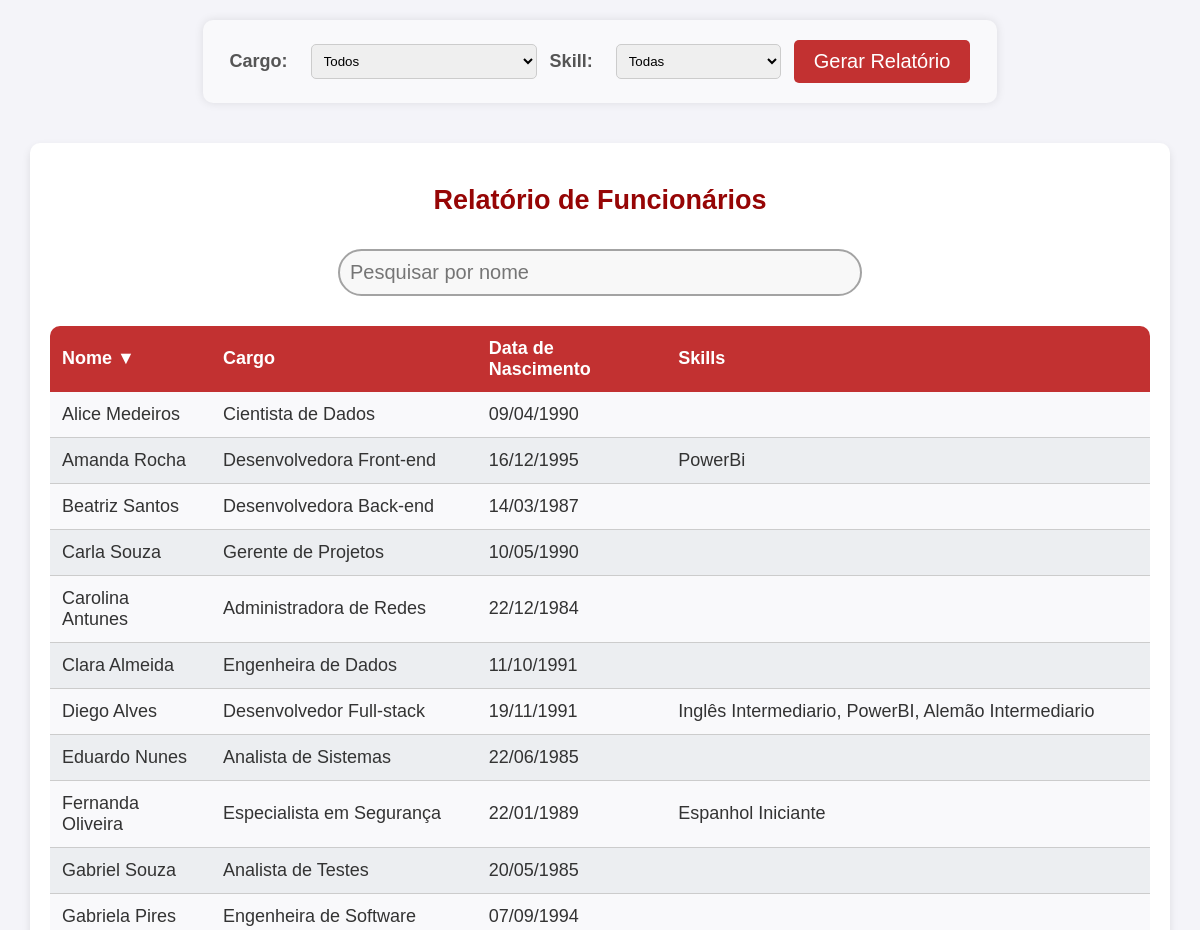
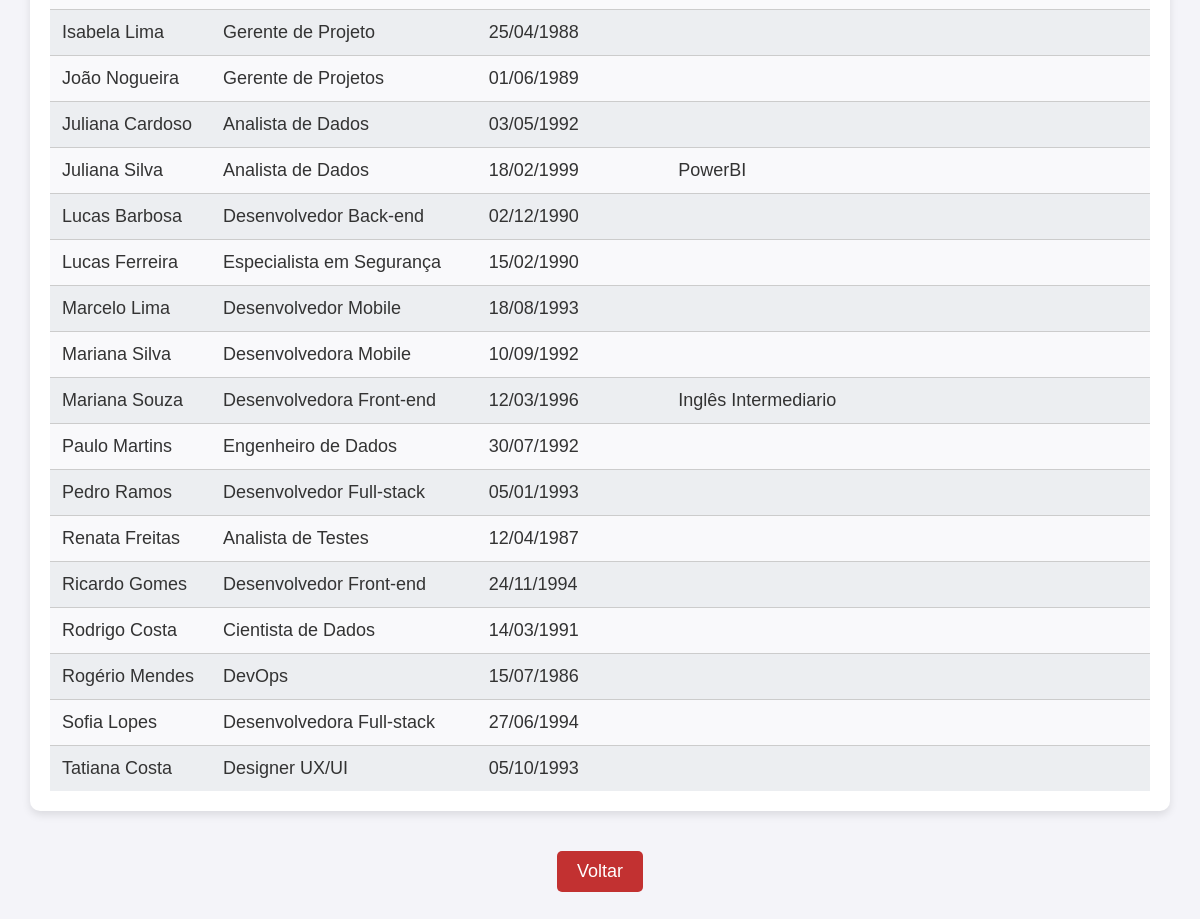
Screenshot of /relatorio/ (signed in) with the database file from the repository (2 pictures, top to bottom).
### app/models.py (models this page shows, shortened)
class Funcionario(models.Model):
    nome = models.CharField(max_length=100)
    cargo = models.CharField(max_length=50)
    data_nascimento = models.DateField()
    skills = models.ManyToManyField(Skill, blank=True)  # Relacionamento ManyToMany com Skill

class Skill(models.Model):
    nome = models.CharField(max_length=100)
    def __str__(self):
        return self.nome

### app/views.py (the view)
# urls.py: path('relatorio/', views.relatorio_dinamico, name='relatorio_dinamico'),
@login_required(login_url='login')
def relatorio_dinamico(request):
    cargo = request.GET.get('cargo')
    skill = request.GET.get('skill')
    funcionarios = Funcionario.objects.all()
    if cargo:
        funcionarios = funcionarios.filter(cargo=cargo)
    if skill:
        funcionarios = funcionarios.filter(skills__nome=skill)
    context = {
        'funcionarios': funcionarios,
        'cargos': Funcionario.objects.values_list('cargo', flat=True).distinct(),
        'skills': Skill.objects.all(),
    }
    return render(request, 'relatorio.html', context)

### app/templates/relatorio.html (shortened to what this page needs)
{% extends 'layout.html' %}
{% load static %}
{% block extrahead %}
    <link rel="stylesheet" href="{% static 'app/css/relatorio.css' %}">
{% endblock %}
{% block content %}
    <form class="formMain" method="get">
        <label for="cargo">Cargo:</label>
        <select name="cargo" id="cargo">
            <option value="">Todos</option>
        </select>
        <label for="skill">Skill:</label>
        <select name="skill" id="skill">
            <option value="">Todas</option>
        </select>
        <button type="submit">Gerar Relatório</button>
    </form>
    <div class="containerMain">
        <h2>Relatório de Funcionários</h2>
        <div class="tableDiv">
            <input class="searchBar" type="text" id="searchInput" onkeyup="filterTable()" placeholder="Pesquisar por nome">
            <table id="funcionariosTabela">
                <thead>
                    <tr class="columns">
                        <th id="th1" onclick="sortTable(0)">Nome &#9660;</th>
                        <th id="th2" onclick="sortTable(1)">Cargo &#9650;</th>
                        <th id="th3" onclick="sortTable(2)">Data de Nascimento &#9650;</th>
                        <th>Skills</th>
                    </tr>
                </thead>
                <tbody>
                    {% for funcionario in funcionarios %}
                        <tr class="valuesColumns">
                            <td>{{ funcionario.nome }}</td>
                            <td>{{ funcionario.cargo }}</td>
                            <td>{{ funcionario.data_nascimento|date:"d/m/Y" }}</td>
                            <td>{{ funcionario.skills.all|join:", " }}</td>
                        </tr>
                    {% empty %}
                        <tr class="valuesColumns">
                            <td style="text-align: center; color: gray" colspan="4">Nenhum funcionário encontrado.</td>
                        </tr>
                    {% endfor %}
                </tbody>
            </table>
        </div>
    </div>
    <a href="{% url 'main' %}">Voltar</a>
{% endblock %}

### app/static/app/css/relatorio.css (style rules this page uses)
body { font-family: 'Arial', sans-serif; background-color: #f4f4f9; margin: 20px; padding: 0; color: #333; display: flex; flex-direction: column; justify-content: center; align-items: center; font-size:18px; }
.containerMain { width: 1100px; margin: 20px auto; padding: 20px; background-color: #fff; border-radius: 10px; box-shadow: 0 4px 8px rgba(0, 0, 0, 0.1); }
h2 { text-align: center; color: #960505; }
.searchBar { display: flex; margin: auto; margin-top: 10px; margin-bottom: 30px; font-size: 20px; width: 100%; max-width: 500px; padding: 10px; background-color: rgb(248, 248, 248); border: 2px solid rgb(163, 163, 163); border-radius: 30px; }
.formMain { display: flex; justify-content: space-around; align-items: center; margin-bottom: 20px; width: 65%; padding: 20px; background-color: #f9f9fb; border-radius: 10px; box-shadow: 0 0 10px rgba(0, 0, 0, 0.1); }
.formMain label { font-weight: bold; margin-right: 10px; color: #555; }
.formMain select { padding: 8px; border-radius: 5px; border: 1px solid #ccc; outline: none; transition: border-color 0.3s; }
button[type="submit"] { padding: 10px 20px; background-color: #c23131; color: white; border: none; border-radius: 5px; cursor: pointer; transition: background-color 0.3s; font-size: 20px; }
.tableDiv { height: 45vh; overflow-y: scroll; }
table { width: 100%; border-collapse: separate; border-spacing: 0; border-radius: 10px; overflow: hidden; }
thead { background-color: #c23131; color: white; cursor: pointer; }
thead th { transition: .2s; }
.columns th { padding: 12px; text-align: left; font-weight: bold; }
tbody tr { background-color: #f9f9fb; }
tbody tr:nth-child(even) { background-color: #eceef1; }
.valuesColumns td { padding: 12px; border-bottom: 1px solid #ccc; }
a { display: inline-block; margin-top: 20px; padding: 10px 20px; background-color: #c23131; color: white; text-decoration: none; border-radius: 5px; transition: background-color 0.3s; }

### rows the page displays
Funcionario: nome "Mariana Souza", cargo "Desenvolvedora Front-end", data_nascimento "12/03/1996", skills.all "Inglês Intermediario"
Funcionario: nome "Diego Alves", cargo "Desenvolvedor Full-stack", data_nascimento "19/11/1991", skills.all "Inglês Intermediario, PowerBI, Alemão Intermediario"
Funcionario: nome "Isabela Lima", cargo "Gerente de Projeto", data_nascimento "25/04/1988"
Funcionario: nome "Lucas Barbosa", cargo "Desenvolvedor Back-end", data_nascimento "02/12/1990"
Funcionario: nome "Tatiana Costa", cargo "Designer UX/UI", data_nascimento "05/10/1993"
Funcionario: nome "Rogério Mendes", cargo "DevOps", data_nascimento "15/07/1986"
Funcionario: nome "Juliana Cardoso", cargo "Analista de Dados", data_nascimento "03/05/1992"
Funcionario: nome "Eduardo Nunes", cargo "Analista de Sistemas", data_nascimento "22/06/1985"
Funcionario: nome "Gabriela Pires", cargo "Engenheira de Software", data_nascimento "07/09/1994"
Funcionario: nome "Fernanda Oliveira", cargo "Especialista em Segurança", data_nascimento "22/01/1989", skills.all "Espanhol Iniciante"
Funcionario: nome "Marcelo Lima", cargo "Desenvolvedor Mobile", data_nascimento "18/08/1993"
Funcionario: nome "Renata Freitas", cargo "Analista de Testes", data_nascimento "12/04/1987"
Funcionario: nome "Paulo Martins", cargo "Engenheiro de Dados", data_nascimento "30/07/1992"
Funcionario: nome "Amanda Rocha", cargo "Desenvolvedora Front-end", data_nascimento "16/12/1995", skills.all "PowerBi"
Funcionario: nome "Carla Souza", cargo "Gerente de Projetos", data_nascimento "10/05/1990"
Funcionario: nome "Sofia Lopes", cargo "Desenvolvedora Full-stack", data_nascimento "27/06/1994"
Funcionario: nome "Rodrigo Costa", cargo "Cientista de Dados", data_nascimento "14/03/1991"
Funcionario: nome "Lucas Ferreira", cargo "Especialista em Segurança", data_nascimento "15/02/1990"
Funcionario: nome "Mariana Silva", cargo "Desenvolvedora Mobile", data_nascimento "10/09/1992"
Funcionario: nome "Gabriel Souza", cargo "Analista de Testes", data_nascimento "20/05/1985"
Funcionario: nome "Clara Almeida", cargo "Engenheira de Dados", data_nascimento "11/10/1991"
Funcionario: nome "Ricardo Gomes", cargo "Desenvolvedor Front-end", data_nascimento "24/11/1994"
Funcionario: nome "Beatriz Santos", cargo "Desenvolvedora Back-end", data_nascimento "14/03/1987"
Funcionario: nome "João Nogueira", cargo "Gerente de Projetos", data_nascimento "01/06/1989"
Funcionario: nome "Carolina Antunes", cargo "Administradora de Redes", data_nascimento "22/12/1984"
Funcionario: nome "Pedro Ramos", cargo "Desenvolvedor Full-stack", data_nascimento "05/01/1993"
Funcionario: nome "Alice Medeiros", cargo "Cientista de Dados", data_nascimento "09/04/1990"
Funcionario: nome "Juliana Silva", cargo "Analista de Dados", data_nascimento "18/02/1999", skills.all "PowerBI"
